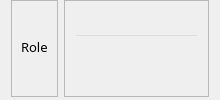
                     <widget class="QWidget" name="widget_132" native="true">
                      <property name="font">
                       <font>
                        <family>Sans Serif Collection</family>
                        <pointsize>10</pointsize>
                       </font>
                      </property>
                      <layout class="QHBoxLayout" name="horizontalLayout_161">
                       <property name="topMargin">
                        <number>0</number>
                       </property>
                       <property name="bottomMargin">
                        <number>3</number>
                       </property>
                       <item>
                        <widget class="QFrame" name="frame_175">
                         <property name="font">
                          <font>
                           <family>Sans Serif Collection</family>
                           <pointsize>10</pointsize>
                          </font>
                         </property>
                         <property name="frameShape">
                          <enum>QFrame::StyledPanel</enum>
                         </property>
                         <property name="frameShadow">
                          <enum>QFrame::Raised</enum>
                         </property>
                         <layout class="QVBoxLayout" name="verticalLayout_164">
                          <property name="topMargin">
                           <number>0</number>
                          </property>
                          <property name="bottomMargin">
                           <number>3</number>
                          </property>
                          <item>
                           <widget class="QLabel" name="label_81">
                            <property name="font">
                             <font>
                              <family>Sans Serif Collection</family>
                              <pointsize>10</pointsize>
                             </font>
                            </property>
                            <property name="text">
                             <string>Role</string>
                            </property>
                           </widget>
                          </item>
                         </layout>
                        </widget>
                       </item>
                       <item>
                        <widget class="QFrame" name="frame_174">
                         <property name="font">
                          <font>
                           <family>Sans Serif Collection</family>
                           <pointsize>10</pointsize>
                          </font>
                         </property>
                         <property name="frameShape">
                          <enum>QFrame::StyledPanel</enum>
                         </property>
                         <property name="frameShadow">
                          <enum>QFrame::Raised</enum>
                         </property>
                         <layout class="QVBoxLayout" name="verticalLayout_162">
                          <property name="topMargin">
                           <number>0</number>
                          </property>
                          <property name="bottomMargin">
                           <number>3</number>
                          </property>
                          <item>
                           <widget class="QLineEdit" name="InfoRole">
                            <property name="font">
                             <font>
                              <family>Sans Serif Collection</family>
                              <pointsize>10</pointsize>
                             </font>
                            </property>
                            <property name="styleSheet">
                             <string notr="true">background-color: transparent</string>
                            </property>
                            <property name="readOnly">
                             <bool>true</bool>
                            </property>
                           </widget>
                          </item>
                         </layout>
                        </widget>
                       </item>
                      </layout>
                     </widget>
